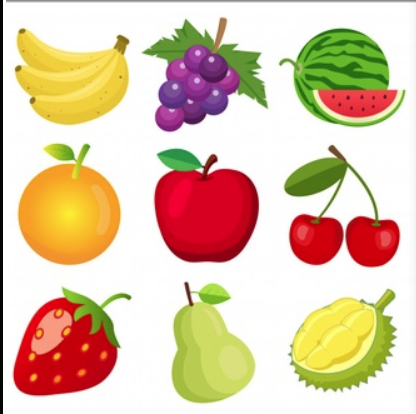
#> input picture 2)OpenCv/example20/img1.png, 416 x 414 px
$ python example20.py
#> lines starting #> are read from the running program, lines starting #| are printed output that depends on the picture
# -*- coding: utf-8 -*-
"""
Created on Tue Aug  6 18:52:49 2024

@author: MUHARREM GEDİK
"""

#%% İmage Blurring

#importing libraries
import cv2
import numpy as np

image = cv2.imread(r"img1.png")
#> image is the input picture: shape (414, 416, 3); mean B, G, R 170.9, 198.8, 223.5

cv2.imshow("Original Image", image)
cv2.waitKey(0)

#Gaussion Blur
Gaussion_image = cv2.GaussianBlur(image, (7,7), 0)
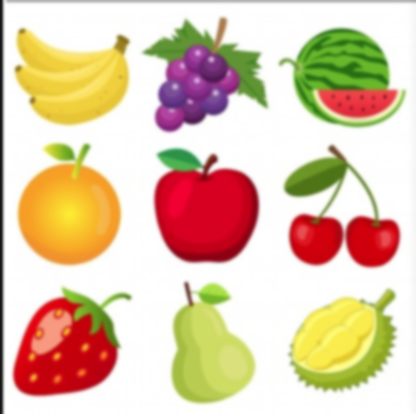
#> Gaussion_image: shape (414, 416, 3); mean B, G, R 171, 198.9, 223.6
cv2.imshow("Gaussion Blurring",Gaussion_image)
cv2.waitKey(0)

#Median Blur
Median_image = cv2.medianBlur(image,5)
cv2.imshow("Median Blurring",Median_image)
cv2.waitKey(0)

#Bilateral Blur
Bilateral_image = cv2.bilateralFilter(image,9,75,75)
cv2.imshow("Bilateral Blurring",Bilateral_image)
cv2.waitKey(0)

cv2.destroyAllWindows()

$ run again, with 2)OpenCv/example20/describ1.png copied over 2)OpenCv/example20/img1.png
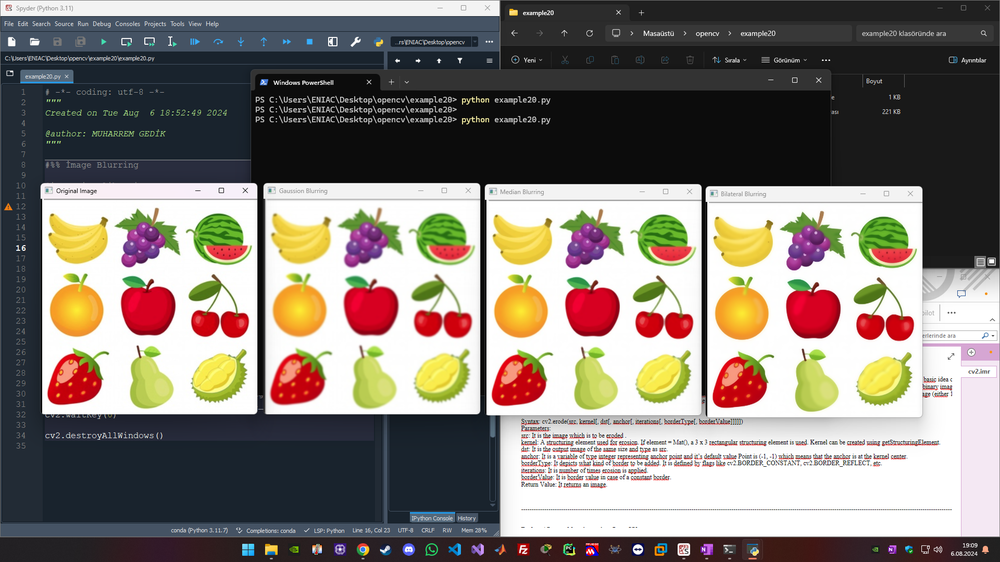
#> input picture 2)OpenCv/example20/describ1.png, 1000 x 562 px, shrunk from 1920 x 1080 before the run
#> image is the input picture: shape (562, 1000, 3); mean B, G, R 118, 124.4, 131.7
#> `Gaussion_image = cv2.GaussianBlur(image, (7,7), 0)`:
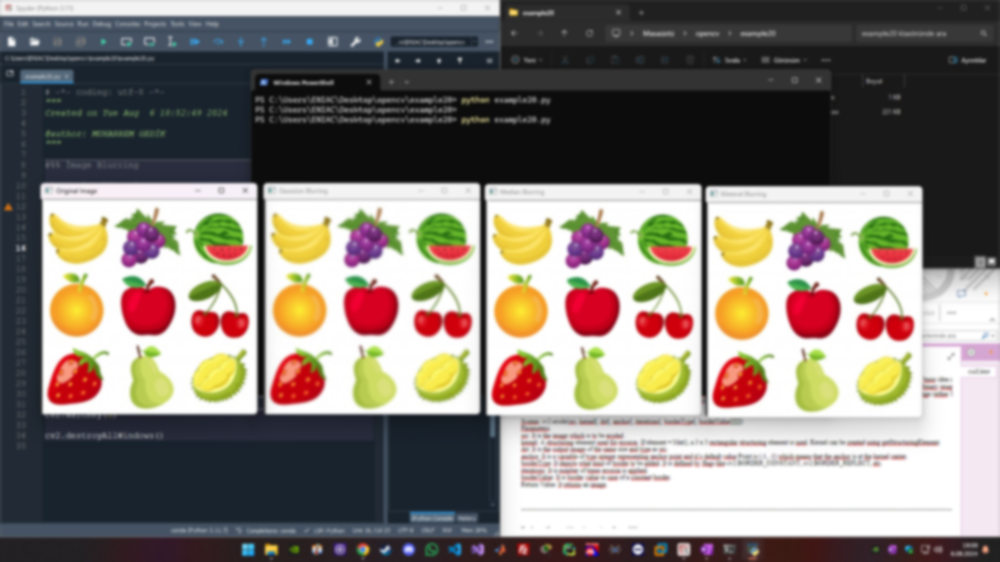
#> Gaussion_image: shape (562, 1000, 3); mean B, G, R 118, 124.4, 131.7
#> `Median_image = cv2.medianBlur(image,5)`:
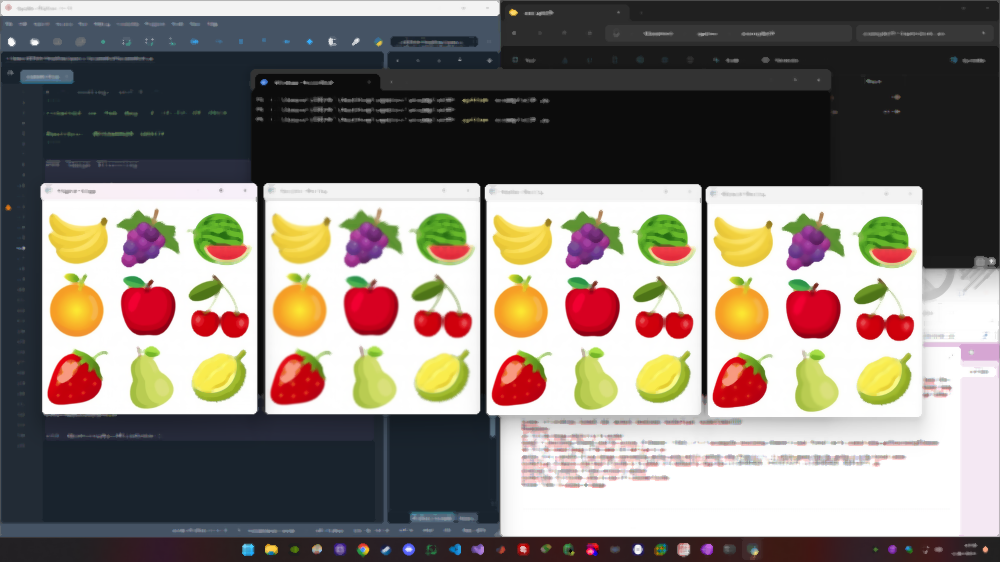
#> Median_image: shape (562, 1000, 3); mean B, G, R 118.1, 124.4, 131.9
